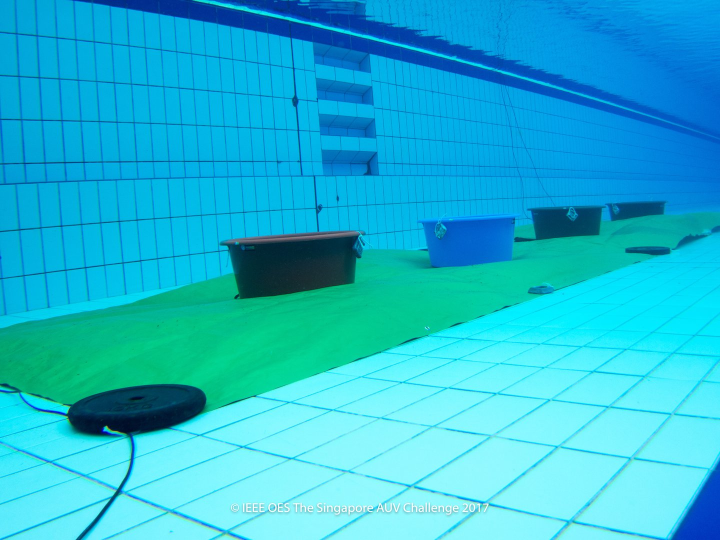
#> input picture featureMatching/images/buckets.jpg, 1440 x 1080 px, given in place of the camera (shown at 1/2 size)
$ python sampleVideo.py
#> lines starting #> are read from the running program, lines starting #| are printed output that depends on the picture
#> further down, frame is the input picture: shape (1080, 1440, 3); mean B, G, R 212.6, 184.1, 34.4
import numpy as np
import cv2 as cv

def getBlue(img):
    hsvImg = cv.cvtColor(img, cv.COLOR_BGR2HSV)

    lower_blue = np.array([110,50,50])
    upper_blue = np.array([130,255,255])

    # threshold the HSV image to only get blue colors
    mask = cv.inRange(hsvImg, lower_blue, upper_blue)

    # BITwise-AND mask and original image
    res = cv.bitwise_and(img,img, mask=mask)
    return res

def FAST(image):
    gray = cv.cvtColor(image, cv.COLOR_BGR2GRAY)
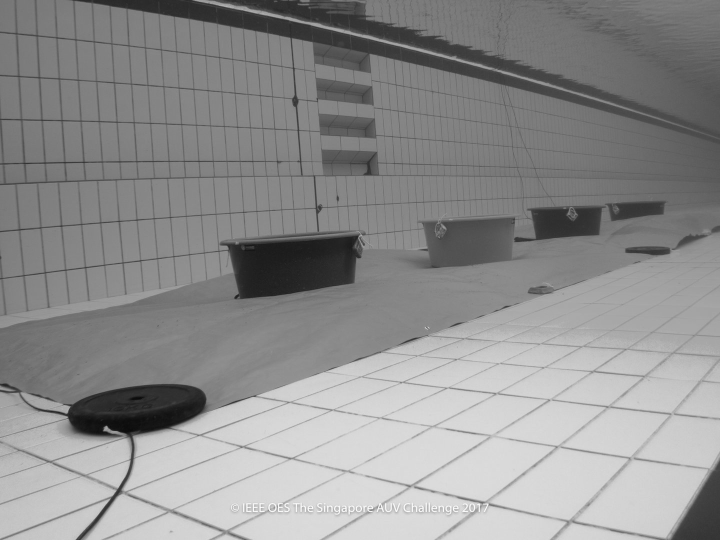
#> gray: shape (1080, 1440) (shown at 1/2 size); min 10, max 255, mean 142.6

    #create fast detector object
    fast = cv.FastFeatureDetector_create()

    # Obtain key points using FAST
    keypoints = fast.detect(gray, None)
#> keypoints = 3610 keypoints; strongest (x, y, size): (559, 1012, 7), (559, 1009, 7), (760, 1011, 7), (213, 852, 7)
    # [8 lines of commented-out code are left out]
    image = cv.drawKeypoints(image, keypoints, outImage=None, color=[0, 0, 255],flags=cv.DRAW_MATCHES_FLAGS_DRAW_RICH_KEYPOINTS)
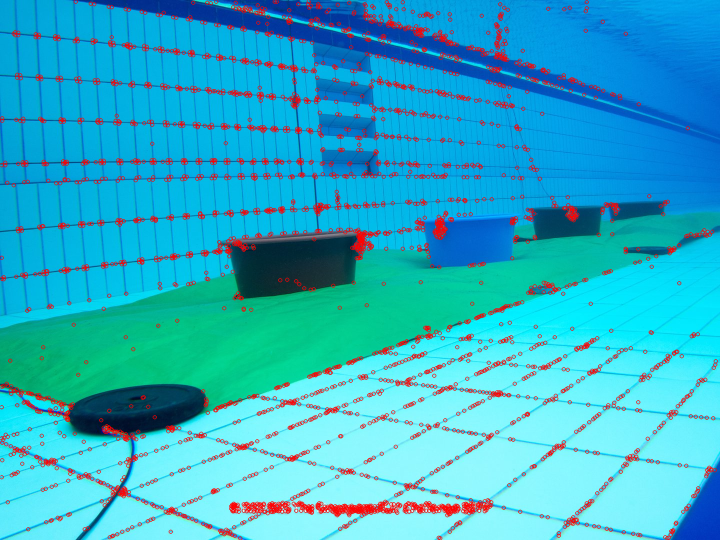
#> image: shape (1080, 1440, 3) (shown at 1/2 size); mean B, G, R 201.9, 175, 45.2

    image = cv.resize(image, (1400, 900))
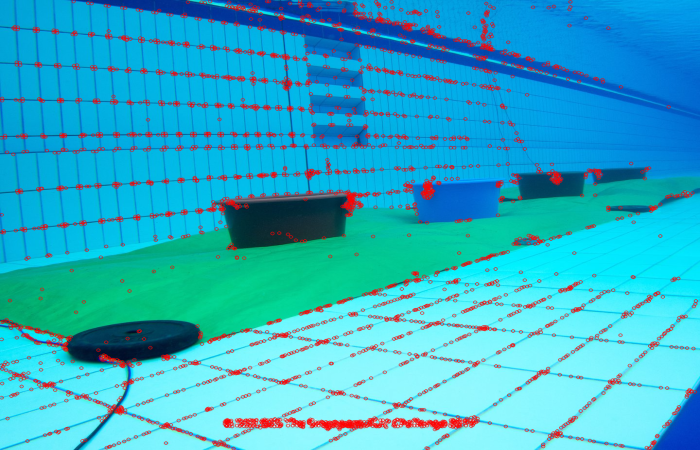
#> image: shape (900, 1400, 3) (shown at 1/2 size); mean B, G, R 201.8, 174.9, 45.1
    return image

if __name__ == "__main__":
    cap = cv.VideoCapture(0)

    while(True):
        # Capture frame-by-frame
        ret, frame = cap.read()

        corners = FAST(frame)
        # Our operations on the frame come here
        # gray = cv.cvtColor(frame, cv.COLOR_BGR2GRAY)

        # Display the resulting framef
        cv.imshow('frame',corners)
        if cv.waitKey(1) & 0xFF == ord('q'):
#> (key q is pressed here)
            break

    # When everything done, release the capture
    cap.release()
    cv.destroyAllWindows()

$ run again, on featureMatching/images/gate.jpg
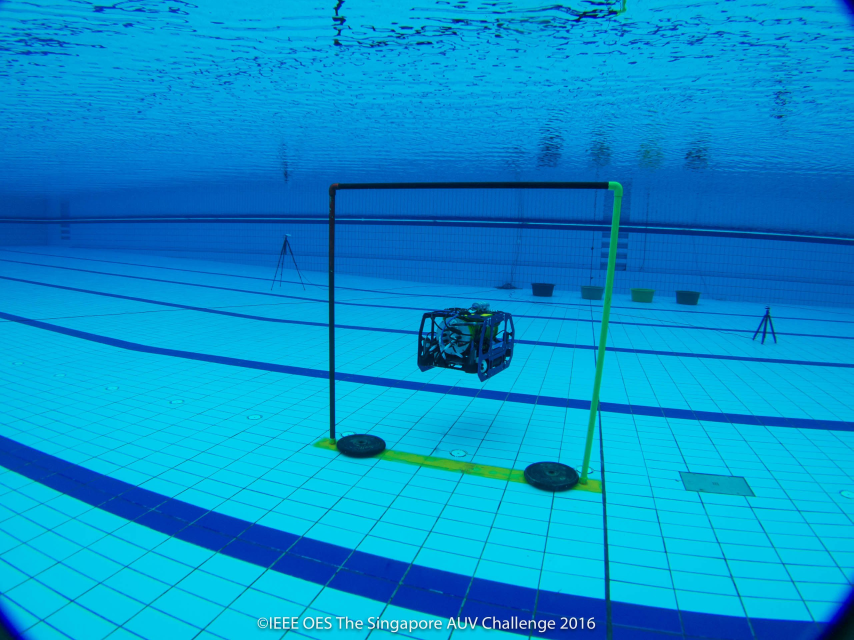
#> input picture featureMatching/images/gate.jpg, 2560 x 1920 px, given in place of the camera (shown at 1/3 size)
#> frame is the input picture: shape (1920, 2560, 3); mean B, G, R 206.4, 146.9, 3
#> in FAST, `gray = cv.cvtColor(image, cv.COLOR_BGR2GRAY)`:
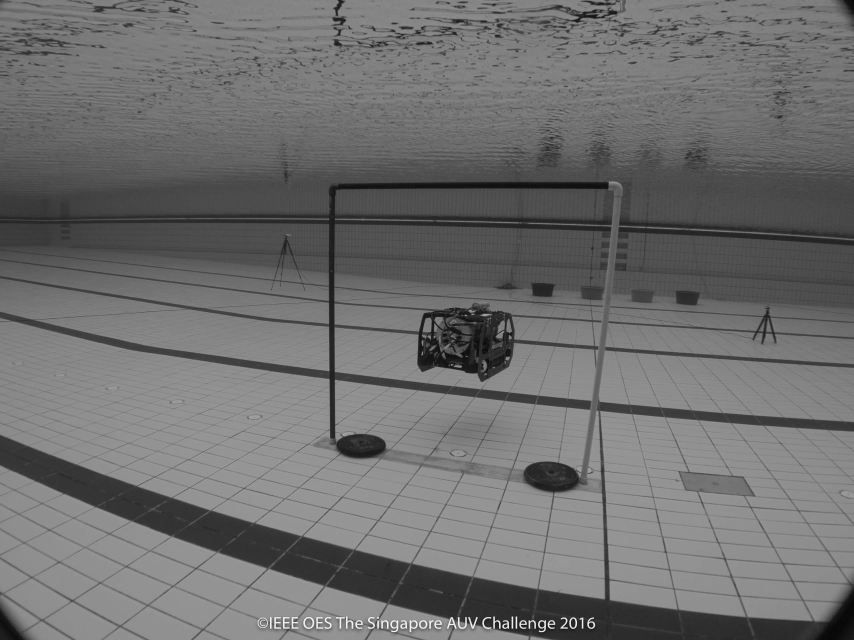
#> gray: shape (1920, 2560) (shown at 1/3 size); min 5, max 254, mean 110.7
#> keypoints = 11646 keypoints; strongest (x, y, size): (1564, 1869, 7), (1659, 1869, 7), (1740, 1858, 7), (1521, 1868, 7)
#> in FAST, `image = cv.resize(image, (1400, 900))`:
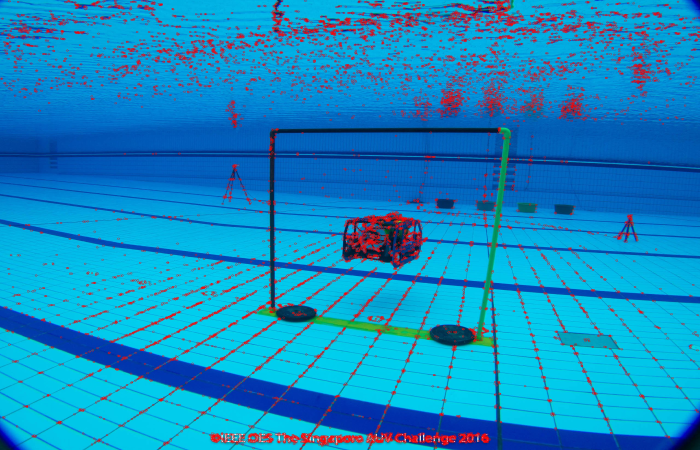
#> image: shape (900, 1400, 3) (shown at 1/2 size); mean B, G, R 196, 139.4, 15.7

$ run again, on featureMatching/images/gate2.jpeg
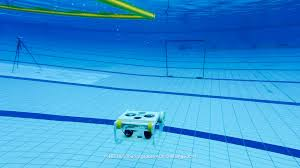
#> input picture featureMatching/images/gate2.jpeg, 300 x 168 px, given in place of the camera
#> frame is the input picture: shape (168, 300, 3); mean B, G, R 216.1, 153.7, 55.2
#> in FAST, `gray = cv.cvtColor(image, cv.COLOR_BGR2GRAY)`:
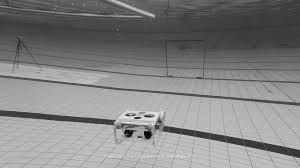
#> gray: shape (168, 300); min 3, max 238, mean 131.4
#> keypoints = 637 keypoints; strongest (x, y, size): (127, 115, 7), (136, 118, 7), (145, 116, 7), (139, 117, 7)
#> in FAST, `image = cv.resize(image, (1400, 900))`:
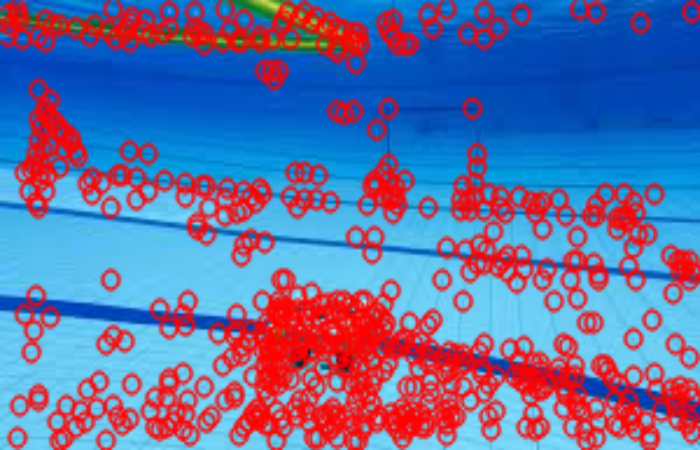
#> image: shape (900, 1400, 3) (shown at 1/2 size); mean B, G, R 162.5, 111.8, 100.6
